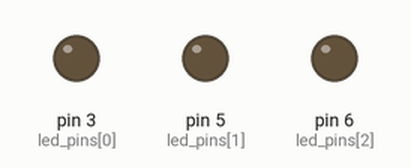
The sketch below on a simulated Arduino Uno, built with avr-gcc and run on an emulated ATmega328P. On the bench: output pins drawn as LEDs (lit = HIGH). What the sketch prints to the serial monitor is not drawn.

Above: at 0.15 s.
Timing chart, 0 to 40.0 s (numbered marks = the images above):
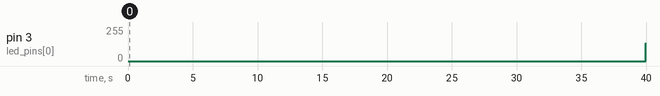

The sketch:

triangle_wave.ino
```cpp
// RGB LED Triangle Wave Breathing LED

int led_pins[4] = {3,5,6};
int jj = 0; // 0 = red, 1 = green, 2 = blue
float smoothness_pts = 500;//larger=slower change in brightness

void setup() {
  Serial.begin(9600);
  for (int ii = 0;ii<sizeof(led_pins)/sizeof(int);ii++){
    pinMode(led_pins[ii],OUTPUT);
  }
}

void loop() {
  for (int ii=0;ii<smoothness_pts;ii++){
    float pwm_val = 255.0*(1.0 -  abs((2.0*(ii/smoothness_pts))-1.0));
    analogWrite(led_pins[jj],int(pwm_val));
    delay(5);
    Serial.println(int(pwm_val));
  }
}
```

Measured:
- by itself, pin 3 (led_pins[0]): 0/255 → 134/255 at 40.0 s
